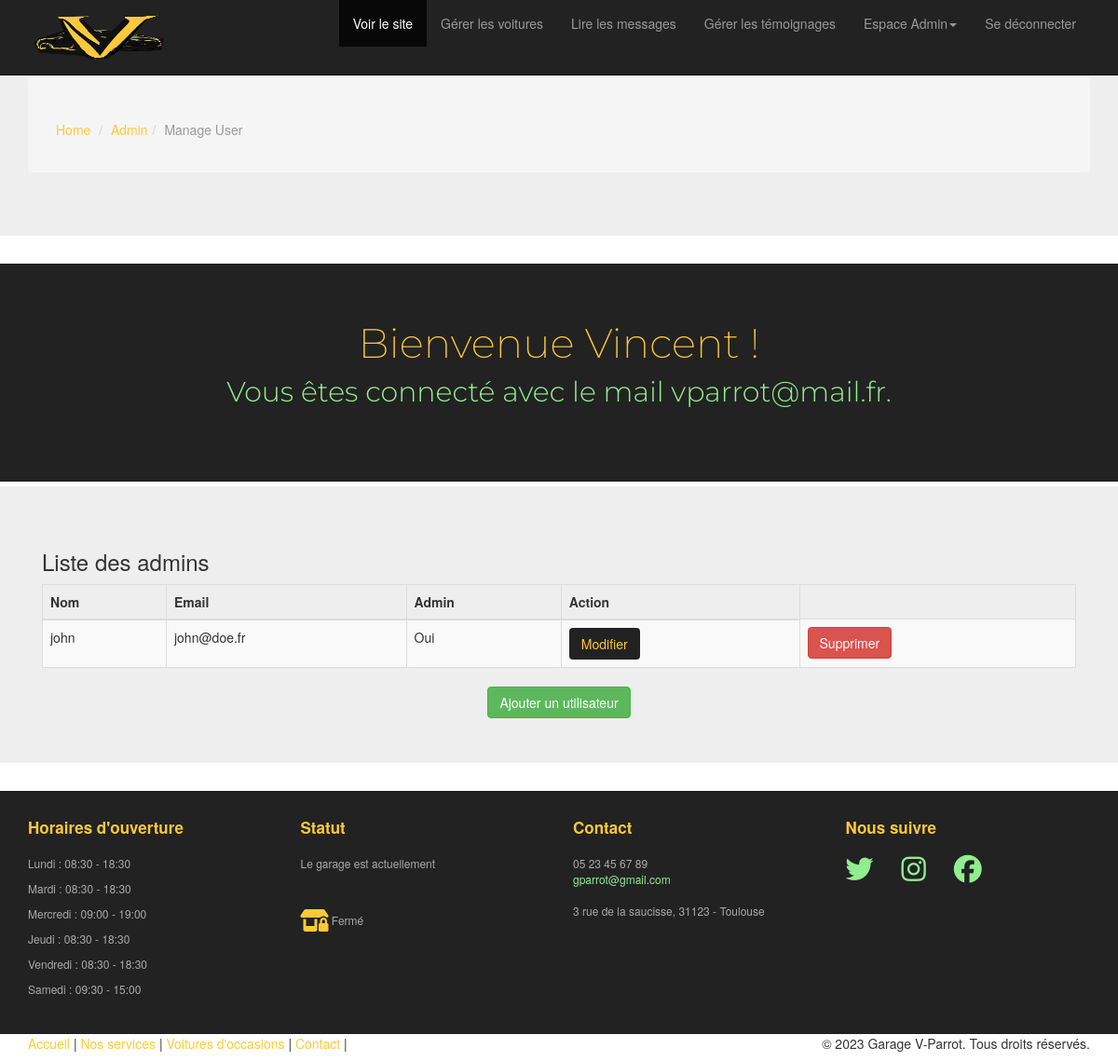
The app's page /admin/manage-user.php (signed in) with its own data.
### tables this page shows
CREATE TABLE `users` (
  `id` int(11) NOT NULL AUTO_INCREMENT,
  `email` varchar(180) NOT NULL,
  `roles` tinyint(1) NOT NULL,
  `password` varchar(255) NOT NULL,
  `name` varchar(50) NOT NULL,
  PRIMARY KEY (`id`)
);

CREATE TABLE `opening_hours` (
  `id` int(11) NOT NULL AUTO_INCREMENT,
  `users_id` int(11) NOT NULL,
  `day` varchar(20) NOT NULL,
  `opening_time` time NOT NULL,
  `closing_time` time NOT NULL,
  PRIMARY KEY (`id`),
  KEY `opening_hours_users_id_fk` (`users_id`),
  CONSTRAINT `opening_hours_ibfk_1` FOREIGN KEY (`users_id`) REFERENCES `users` (`id`),
  CONSTRAINT `opening_hours_users_id_fk` FOREIGN KEY (`users_id`) REFERENCES `users` (`id`)
);

### admin/manage-user.php (the view, shortened to what this page needs)
<?php
include 'partials/header.php';
$current_admin_id = $_SESSION['user_id'];
$query = "SELECT * FROM users WHERE NOT id = :current_admin_id";
$usersStatement = $pdo->prepare($query);
$usersStatement->bindParam(':current_admin_id', $current_admin_id, PDO::PARAM_INT);
$usersStatement->execute();
$users = $usersStatement->fetchAll(PDO::FETCH_ASSOC);
?>
<header id="head" class="secondary"></header>
<div class="jumbotron top-space">
    <div class="container">
        <h3>Liste des admins</h3>
        <div class="table-responsive">
            <table class="table table-bordered table-striped table-sm">
                <thead>
                    <tr>
                        <th>Nom</th>
                        <th>Email</th>
                        <th>Admin</th>
                        <th>Action</th>
                    </tr>
                </thead>
                <tbody>
                    <?php foreach ($users as $user) : ?>
                        <tr>
                            <td><?= htmlspecialchars($user['name']) ?></td>
                            <td><?= htmlspecialchars($user['email']) ?></td>
                            <td><?= $user['roles'] ? 'Oui' : 'Non' ?></td>
                            <td><a href="edit-user.php?id=<?= $user['id'] ?>" class="btn btn-primary">Modifier</a></td>
                            <td><a href="logic/delete-user.php?id=<?= $user['id'] ?>" class="btn btn-danger">Supprimer</a>
                            </td>
                        </tr>
                    <?php endforeach; ?>
                </tbody>
            </table>
        </div>
        <div class="text-center">
            <a href="add-user.php" class="btn btn-success">Ajouter un utilisateur</a>
        </div>
    </div>
</div>
<?php include 'partials/footer.php'; ?>

### admin/partials/footer.php (shortened to what this page needs)
<footer id="footer" class="top-space">
    <div class="footer">
        <div class="container">
            <div class="row">
                <div class="col-md-3 widget">
                    <h3 class="widget-title">Horaires d'ouverture</h3>
                    <div class="widget-body">
                        <?php
                        $days = array(
                            "Lundi" => 1,
                            "Mardi" => 2,
                            "Mercredi" => 3,
                            "Jeudi" => 4,
                            "Vendredi" => 5,
                            "Samedi" => 6,
                        );
                        $horaire_query = "SELECT day, opening_time, closing_time FROM opening_hours";
                        $horaire_stmt = $pdo->query($horaire_query);
                        if ($horaire_stmt) {
                            $horaire_result = $horaire_stmt->fetchAll(PDO::FETCH_ASSOC);
                            foreach ($horaire_result as $row) {
                                $day = $row['day'];
                                $opening_time = date("H:i", strtotime($row['opening_time']));
                                $closing_time = date("H:i", strtotime($row['closing_time']));
                                if (isset($days[$day])) {
                                    echo "<p>{$day} : $opening_time - $closing_time </p>";
                                }
                            }
                        } else {
                            echo "<p>Les horaires d'ouverture ne sont pas disponibles.</p>";
                        }
                        ?>
                    </div>
                </div>
                <div class="col-md-3 widget">
                    <h3 class="widget-title">Statut</h3>
                    <div class="widget-body">
                        <?php
                        $garageStatus = "<i class='fa-solid fa-shop-lock fa-2xl' style='color:#fdc939'></i> Fermé";
                        echo "<p>Le garage est actuellement</p><br><br><p>$garageStatus</p>";
                        ?>
                    </div>
                </div>
                <div class="col-md-3 widget">
                    <h3 class="widget-title">Contact</h3>
                    <div class="widget-body">
                        <p>05 23 45 67 89<br>
                            <a href="mailto:#">gparrot@gmail.com</a><br>
                            <br>
                            3 rue de la saucisse, 31123 - Toulouse
                        </p>
                    </div>
                </div>
                <div class="col-md-3 widget">
                    <h3 class="widget-title">Nous suivre</h3>
                    <div class="widget-body">
                        <p class="follow-me-icons">
                            <a href=""><i class="fa-brands fa-twitter"></i></a>
                            <a href=""><i class="fa-brands fa-instagram"></i></a>
                            <a href=""><i class="fa-brands fa-facebook"></i></a>
                        </p>
                    </div>
                </div>
            </div>
        </div>
    </div>
    <div class="footer2">
        <div class="container">
            <div class="row">
                <div class="col-md-6 widget">
                    <div class="widget-body">
                        <p class="simplenav">
                            <a href="<?= ROOT_URL . 'index.php' ?>">Accueil</a> |
                            <a href="<?= ROOT_URL . 'services.php' ?>">Nos services</a> |
                            <a href="<?= ROOT_URL . 'vents.php' ?>">Voitures d'occasions</a> |
                            <a href="<?= ROOT_URL . 'contact.php' ?>">Contact</a> |
                        </p>
                    </div>
                </div>
                <div class="col-md-6 widget">
                    <div class="widget-body">
                        <p class="text-right">&copy; 2023 Garage V-Parrot. Tous droits réservés.</p>
                    </div>
                </div>
            </div>
        </div>
</footer>
</body>
</html>

### admin/assets/css/main.css (style rules this page uses)
#head { background:#222; min-height:50px; text-align: center; padding-top: 40px; font-family:"Montserrat", Arial; font-weight:300; }
.top-space { margin-top: 5px; }
.footer { background: #222; padding: 30px 0 0 0; font-size: 12px; color: #aaa; }
.footer a { color: #90ee90; }
.footer .widget { margin-bottom:30px; }
.footer .widget-title { font-size: 17px; font-weight: bold; color: #fdc939; margin: 0 0 20px; }
.follow-me-icons { font-size:30px; }
.follow-me-icons i { float:left; margin:0 30px 0 0; }

### records on screen
users: name "john", email "john@doe.fr", roles "Oui"
opening_hours: day "Lundi", opening_time "08:30", closing_time "18:30"
opening_hours: day "Mardi", opening_time "08:30", closing_time "18:30"
opening_hours: day "Mercredi", opening_time "09:00", closing_time "19:00"
opening_hours: day "Jeudi", opening_time "08:30", closing_time "18:30"
opening_hours: day "Vendredi", opening_time "08:30", closing_time "18:30"
opening_hours: day "Samedi", opening_time "09:30", closing_time "15:00"

### other values on screen
$page_title "Admin"
$page_title "Manage User"
$_SESSION['user_name'] "Vincent"
$_SESSION['user_email'] "vparrot@mail.fr"
